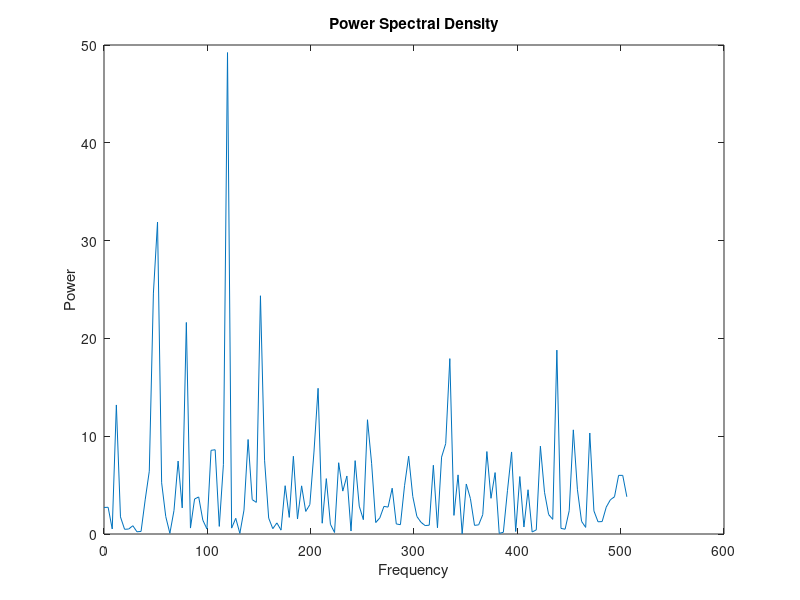

Source code (MATLAB):
clc
clear all
close all
fs = 1000;
t = 0:1/fs:.25;
x = sin(2*pi*50*t) + sin(2*pi*120*t);
y = x + 2*randn(size(t));
L = length(y);
Y = fft(y);
Pyy = Y .* conj(Y) / 251;
f = 1000/251*(0:127);  %create frequency axis of 127 points.
plot(f, Pyy(1:128)); %vector size must agree.
title('Power Spectral Density');
xlabel('Frequency');
ylabel('Power');